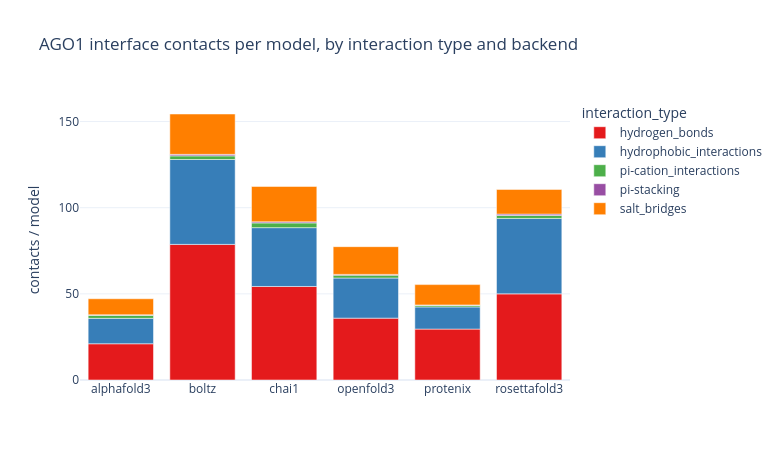

The notebook cell saved with this chart:
### Markdown cell above
## Interaction-type breakdown

### Code cell
print("Interaction type counts:")
display(df["interaction_type"].value_counts().rename("count").to_frame())

print("\nInteraction type by receptor-ligand chain pair:")
display(df.groupby(["reschain", "reschain_lig", "interaction_type"], observed=True)
        .size().rename("count").reset_index().sort_values("count", ascending=False).head(20))

per_backend_itype = (df.groupby(["backend", "interaction_type"], observed=True).size()
    .div(df.groupby("backend")["fname"].nunique(), level="backend")
    .rename("contacts_per_model").reset_index())
fig = px.bar(per_backend_itype, x="backend", y="contacts_per_model", color="interaction_type",
             color_discrete_sequence=ITYPE_PALETTE, template=TEMPLATE,
             title=f"{RECEPTOR_NAME} interface contacts per model, by interaction type and backend")
fig.update_layout(width=780, height=460, xaxis_title="", yaxis_title="contacts / model")
save_fig(fig, "interaction_types_by_backend.html")

### Figure 1 — Plotly figure (JSON) as saved in the notebook; plotly's stock layout.template omitted (floating-point values rounded to 4 significant figures)
{"data": [{"hovertemplate": "interaction_type=hydrogen_bonds<br>backend=%{x}<br>contacts_per_model=%{y}<extra></extra>", "legendgroup": "hydrogen_bonds", "marker": {"color": "rgb(228,26,28)", "pattern": {"shape": ""}}, "name": "hydrogen_bonds", "orientation": "v", "showlegend": true, "textposition": "auto", "type": "bar", "x": ["alphafold3", "boltz", "chai1", "openfold3", "protenix", "rosettafold3"], "xaxis": "x", "y": [21.03, 78.7, 54.28, 35.91, 29.55, 49.99], "yaxis": "y"}, {"hovertemplate": "interaction_type=hydrophobic_interactions<br>backend=%{x}<br>contacts_per_model=%{y}<extra></extra>", "legendgroup": "hydrophobic_interactions", "marker": {"color": "rgb(55,126,184)", "pattern": {"shape": ""}}, "name": "hydrophobic_interactions", "orientation": "v", "showlegend": true, "textposition": "auto", "type": "bar", "x": ["alphafold3", "boltz", "chai1", "openfold3", "protenix", "rosettafold3"], "xaxis": "x", "y": [14.77, 49.27, 34.15, 23.27, 12.86, 43.79], "yaxis": "y"}, {"hovertemplate": "interaction_type=pi-cation_interactions<br>backend=%{x}<br>contacts_per_model=%{y}<extra></extra>", "legendgroup": "pi-cation_interactions", "marker": {"color": "rgb(77,175,74)", "pattern": {"shape": ""}}, "name": "pi-cation_interactions", "orientation": "v", "showlegend": true, "textposition": "auto", "type": "bar", "x": ["alphafold3", "boltz", "chai1", "openfold3", "protenix", "rosettafold3"], "xaxis": "x", "y": [1.73, 2.12, 2.74, 1.657, 0.9082, 1.718], "yaxis": "y"}, {"hovertemplate": "interaction_type=pi-stacking<br>backend=%{x}<br>contacts_per_model=%{y}<extra></extra>", "legendgroup": "pi-stacking", "marker": {"color": "rgb(152,78,163)", "pattern": {"shape": ""}}, "name": "pi-stacking", "orientation": "v", "showlegend": true, "textposition": "auto", "type": "bar", "x": ["alphafold3", "boltz", "chai1", "openfold3", "protenix", "rosettafold3"], "xaxis": "x", "y": [0.33, 0.86, 0.63, 0.4545, 0.2347, 0.7821], "yaxis": "y"}, {"hovertemplate": "interaction_type=salt_bridges<br>backend=%{x}<br>contacts_per_model=%{y}<extra></extra>", "legendgroup": "salt_bridges", "marker": {"color": "rgb(255,127,0)", "pattern": {"shape": ""}}, "name": "salt_bridges", "orientation": "v", "showlegend": true, "textposition": "auto", "type": "bar", "x": ["alphafold3", "boltz", "chai1", "openfold3", "protenix", "rosettafold3"], "xaxis": "x", "y": [9.29, 23.43, 20.54, 16.09, 11.82, 14.33], "yaxis": "y"}], "layout": {"barmode": "relative", "height": 460, "legend": {"title": {"text": "interaction_type"}, "tracegroupgap": 0}, "title": {"text": "AGO1 interface contacts per model, by interaction type and backend"}, "width": 780, "xaxis": {"anchor": "y", "domain": [0.0, 1.0], "title": {"text": ""}}, "yaxis": {"anchor": "x", "domain": [0.0, 1.0], "title": {"text": "contacts / model"}}}}
